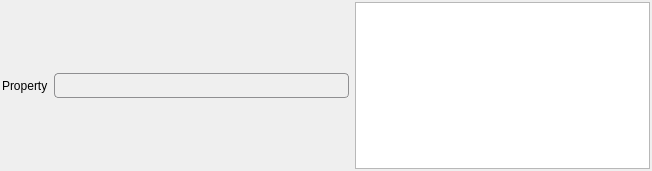
<?xml version="1.0" encoding="UTF-8"?>
<ui version="4.0">
 <class>PhaseTypeSelectionWidget</class>
 <widget class="QFrame" name="PhaseTypeSelectionWidget">
  <property name="geometry">
   <rect>
    <x>0</x>
    <y>0</y>
    <width>652</width>
    <height>171</height>
   </rect>
  </property>
  <layout class="QHBoxLayout" name="horizontalLayout">
   <property name="leftMargin">
    <number>2</number>
   </property>
   <property name="topMargin">
    <number>2</number>
   </property>
   <property name="rightMargin">
    <number>2</number>
   </property>
   <property name="bottomMargin">
    <number>2</number>
   </property>
   <item>
    <widget class="QLabel" name="label">
     <property name="text">
      <string>Property</string>
     </property>
    </widget>
   </item>
   <item>
    <widget class="QPushButton" name="m_SelectedAttributeMatrixPath">
     <property name="sizePolicy">
      <sizepolicy hsizetype="Expanding" vsizetype="Fixed">
       <horstretch>0</horstretch>
       <verstretch>0</verstretch>
      </sizepolicy>
     </property>
     <property name="maximumSize">
      <size>
       <width>16777215</width>
       <height>16777215</height>
      </size>
     </property>
     <property name="font">
      <font>
       <pointsize>12</pointsize>
      </font>
     </property>
     <property name="styleSheet">
      <string notr="true">QPushButton { /* all types of tool button */
    border: 1px solid #8f8f91;
    border-radius: 4px;
    background-color: qlineargradient(x1: 0, y1: 0, x2: 0, y2: 1,
                                      stop: 0 #DDDDDD, stop: 1 #FFFFFF);
	font-size: 12pt;
	padding-left: 16px;
	padding-right: 4px;
	padding-top: 2px;
	padding-bottom: 2px;
}

QPushButton::menu-indicator {
   /*  image: url(menu_indicator.png); */
    subcontrol-origin: padding;
    subcontrol-position:  left; /* */
}

QPushButton::menu-indicator:pressed, QPushButton::menu-indicator:open
{
    position: relative;
    /*  top: 2px; left: 2px; shift the arrow by 2 px */
}

QPushButton:pressed
{
    background-color: qlineargradient(x1: 0, y1: 0, x2: 0, y2: 1,
                                      stop: 0 #AAAAFF, stop: 1 #FFFFFF);
}

QPushButton:flat 
{
    border: none; /* no border for a flat push button */
}

QPushButton:hover
{
	border: 1px solid #8f8f91;
	border-radius: 4px;
}
</string>
     </property>
     <property name="text">
      <string notr="true"/>
     </property>
     <property name="iconSize">
      <size>
       <width>2</width>
       <height>2</height>
      </size>
     </property>
     <property name="shortcut">
      <string>Ctrl+S</string>
     </property>
     <property name="flat">
      <bool>false</bool>
     </property>
    </widget>
   </item>
   <item>
    <widget class="QListWidget" name="phaseListWidget"/>
   </item>
  </layout>
 </widget>
 <resources/>
 <connections/>
</ui>
